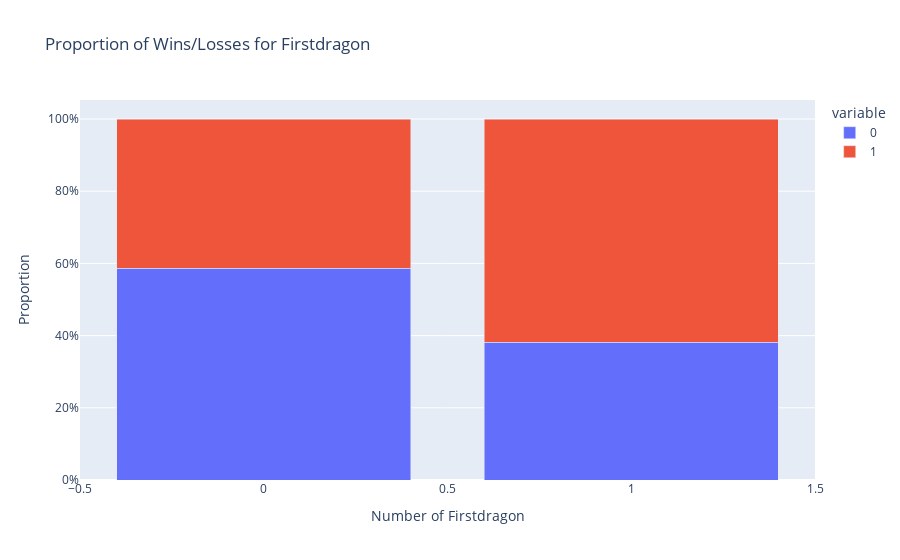
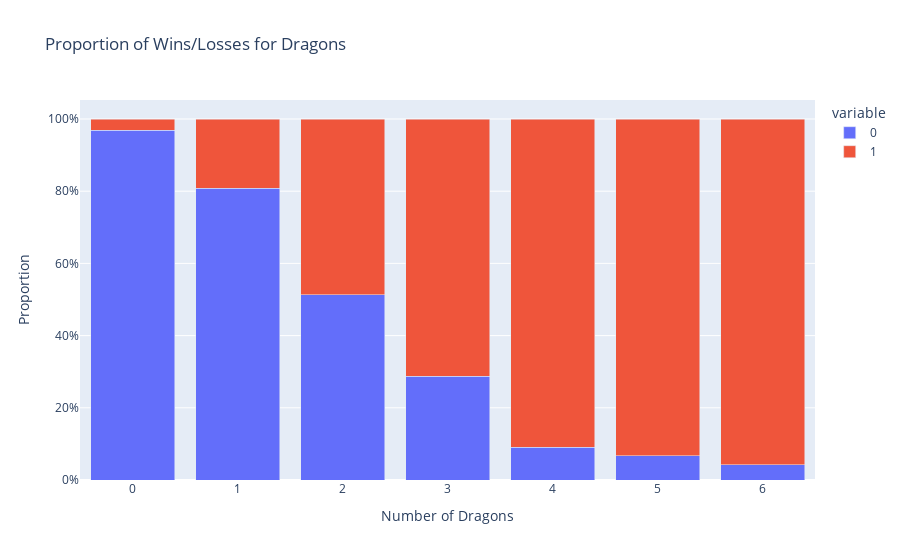
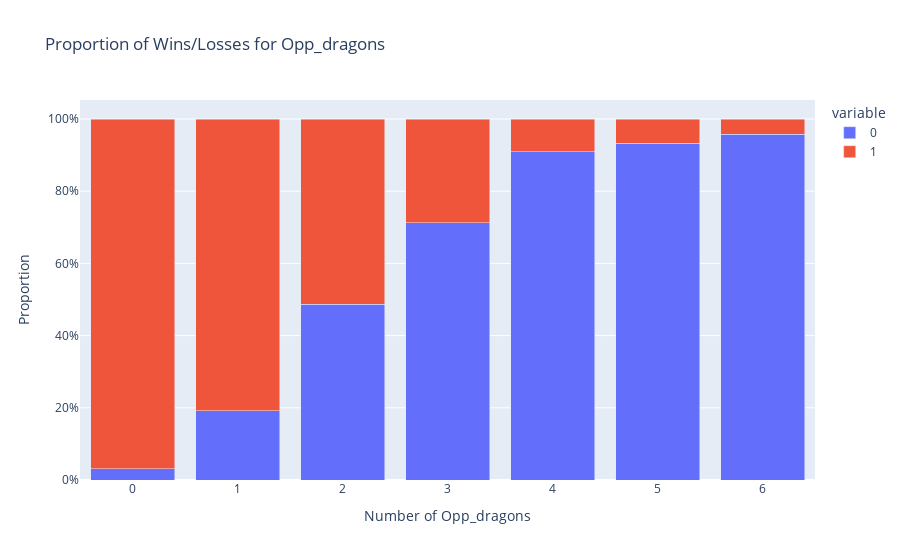
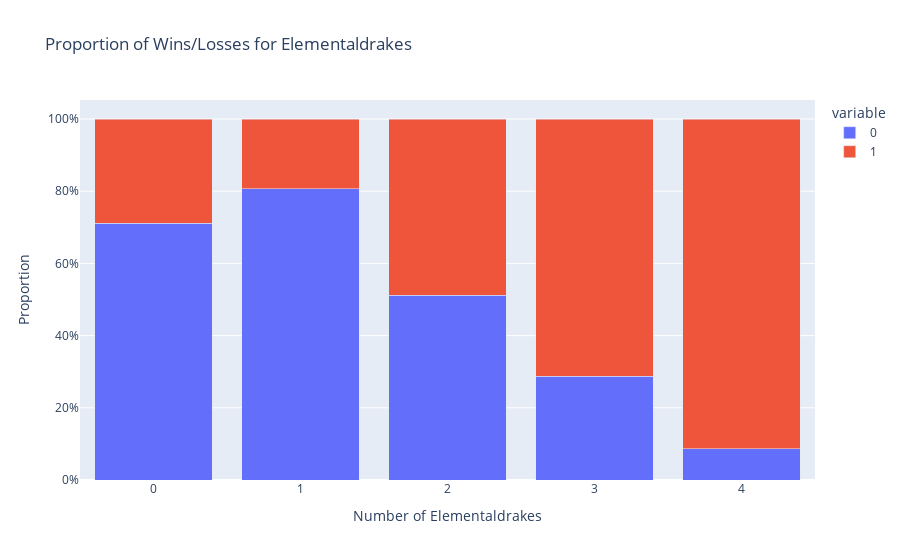

Notebook source saved alongside these figures, in order:
### Code cell
#Stacked Bar Graph for Proportional Objective wins
for obj in objectives:
    proportions_df = objective_proportions[obj].reset_index()

    fig = px.bar(proportions_df, 
                 x=obj, 
                 y=[0, 1], 
                 title=f'Proportion of Wins/Losses for {obj.capitalize()}',
                 labels={obj: f'Number of {obj.capitalize()}', 'value': 'Proportion'},
                 barmode='stack')
    
    fig.update_layout(yaxis=dict(tickformat=".0%"))
    fig.show()
    fig.write_html(f'assets/{obj.capitalize()}_prop_bar.html', include_plotlyjs='cdn')

### Figure 1 — Plotly figure (JSON) as saved in the notebook; plotly's stock layout.template omitted (floating-point values rounded to 4 significant figures)
{"data": [{"alignmentgroup": "True", "hovertemplate": "variable=0<br>Number of Firstdragon=%{x}<br>Proportion=%{y}<extra></extra>", "legendgroup": "0", "marker": {"color": "#636efa", "pattern": {"shape": ""}}, "name": "0", "offsetgroup": "0", "orientation": "v", "showlegend": true, "textposition": "auto", "type": "bar", "x": [0, 1], "xaxis": "x", "y": [0.5872, 0.3813], "yaxis": "y"}, {"alignmentgroup": "True", "hovertemplate": "variable=1<br>Number of Firstdragon=%{x}<br>Proportion=%{y}<extra></extra>", "legendgroup": "1", "marker": {"color": "#EF553B", "pattern": {"shape": ""}}, "name": "1", "offsetgroup": "1", "orientation": "v", "showlegend": true, "textposition": "auto", "type": "bar", "x": [0, 1], "xaxis": "x", "y": [0.4128, 0.6187], "yaxis": "y"}], "layout": {"barmode": "stack", "legend": {"title": {"text": "variable"}, "tracegroupgap": 0}, "title": {"text": "Proportion of Wins/Losses for Firstdragon"}, "xaxis": {"anchor": "y", "domain": [0, 1], "title": {"text": "Number of Firstdragon"}}, "yaxis": {"anchor": "x", "domain": [0, 1], "tickformat": ".0%", "title": {"text": "Proportion"}}}}

### Figure 2 — Plotly figure (JSON) as saved in the notebook; plotly's stock layout.template omitted (floating-point values rounded to 4 significant figures)
{"data": [{"alignmentgroup": "True", "hovertemplate": "variable=0<br>Number of Dragons=%{x}<br>Proportion=%{y}<extra></extra>", "legendgroup": "0", "marker": {"color": "#636efa", "pattern": {"shape": ""}}, "name": "0", "offsetgroup": "0", "orientation": "v", "showlegend": true, "textposition": "auto", "type": "bar", "x": [0, 1, 2, 3, 4, 5, 6], "xaxis": "x", "y": [0.9683, 0.8076, 0.5128, 0.2879, 0.09068, 0.06746, 0.04167], "yaxis": "y"}, {"alignmentgroup": "True", "hovertemplate": "variable=1<br>Number of Dragons=%{x}<br>Proportion=%{y}<extra></extra>", "legendgroup": "1", "marker": {"color": "#EF553B", "pattern": {"shape": ""}}, "name": "1", "offsetgroup": "1", "orientation": "v", "showlegend": true, "textposition": "auto", "type": "bar", "x": [0, 1, 2, 3, 4, 5, 6], "xaxis": "x", "y": [0.03166, 0.1924, 0.4872, 0.7121, 0.9093, 0.9325, 0.9583], "yaxis": "y"}], "layout": {"barmode": "stack", "legend": {"title": {"text": "variable"}, "tracegroupgap": 0}, "title": {"text": "Proportion of Wins/Losses for Dragons"}, "xaxis": {"anchor": "y", "domain": [0, 1], "title": {"text": "Number of Dragons"}}, "yaxis": {"anchor": "x", "domain": [0, 1], "tickformat": ".0%", "title": {"text": "Proportion"}}}}

### Figure 3 — Plotly figure (JSON) as saved in the notebook; plotly's stock layout.template omitted (floating-point values rounded to 4 significant figures)
{"data": [{"alignmentgroup": "True", "hovertemplate": "variable=0<br>Number of Opp_dragons=%{x}<br>Proportion=%{y}<extra></extra>", "legendgroup": "0", "marker": {"color": "#636efa", "pattern": {"shape": ""}}, "name": "0", "offsetgroup": "0", "orientation": "v", "showlegend": true, "textposition": "auto", "type": "bar", "x": [0, 1, 2, 3, 4, 5, 6], "xaxis": "x", "y": [0.03166, 0.1924, 0.4872, 0.7121, 0.9093, 0.9325, 0.9583], "yaxis": "y"}, {"alignmentgroup": "True", "hovertemplate": "variable=1<br>Number of Opp_dragons=%{x}<br>Proportion=%{y}<extra></extra>", "legendgroup": "1", "marker": {"color": "#EF553B", "pattern": {"shape": ""}}, "name": "1", "offsetgroup": "1", "orientation": "v", "showlegend": true, "textposition": "auto", "type": "bar", "x": [0, 1, 2, 3, 4, 5, 6], "xaxis": "x", "y": [0.9683, 0.8076, 0.5128, 0.2879, 0.09068, 0.06746, 0.04167], "yaxis": "y"}], "layout": {"barmode": "stack", "legend": {"title": {"text": "variable"}, "tracegroupgap": 0}, "title": {"text": "Proportion of Wins/Losses for Opp_dragons"}, "xaxis": {"anchor": "y", "domain": [0, 1], "title": {"text": "Number of Opp_dragons"}}, "yaxis": {"anchor": "x", "domain": [0, 1], "tickformat": ".0%", "title": {"text": "Proportion"}}}}

### Figure 4 — Plotly figure (JSON) as saved in the notebook; plotly's stock layout.template omitted (floating-point values rounded to 4 significant figures)
{"data": [{"alignmentgroup": "True", "hovertemplate": "variable=0<br>Number of Elementaldrakes=%{x}<br>Proportion=%{y}<extra></extra>", "legendgroup": "0", "marker": {"color": "#636efa", "pattern": {"shape": ""}}, "name": "0", "offsetgroup": "0", "orientation": "v", "showlegend": true, "textposition": "auto", "type": "bar", "x": [0, 1, 2, 3, 4], "xaxis": "x", "y": [0.7117, 0.8072, 0.5122, 0.2877, 0.08664], "yaxis": "y"}, {"alignmentgroup": "True", "hovertemplate": "variable=1<br>Number of Elementaldrakes=%{x}<br>Proportion=%{y}<extra></extra>", "legendgroup": "1", "marker": {"color": "#EF553B", "pattern": {"shape": ""}}, "name": "1", "offsetgroup": "1", "orientation": "v", "showlegend": true, "textposition": "auto", "type": "bar", "x": [0, 1, 2, 3, 4], "xaxis": "x", "y": [0.2883, 0.1928, 0.4878, 0.7123, 0.9134], "yaxis": "y"}], "layout": {"barmode": "stack", "legend": {"title": {"text": "variable"}, "tracegroupgap": 0}, "title": {"text": "Proportion of Wins/Losses for Elementaldrakes"}, "xaxis": {"anchor": "y", "domain": [0, 1], "title": {"text": "Number of Elementaldrakes"}}, "yaxis": {"anchor": "x", "domain": [0, 1], "tickformat": ".0%", "title": {"text": "Proportion"}}}}
